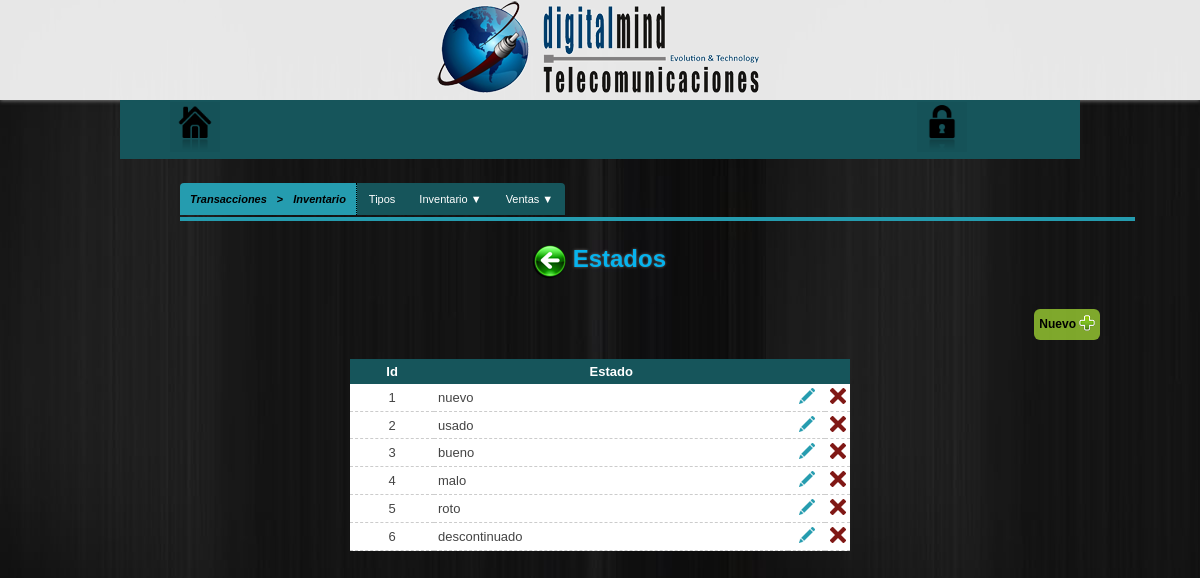
Page /configuracion/transacciones/inventario/estados (signed in) on the committed database.
### tables this page shows
CREATE TABLE IF NOT EXISTS `estados` (
  `id_estado` int(10) NOT NULL,
  `nombre_estado` varchar(50) NOT NULL
);

### configuracion/transacciones/inventario/estados/classEstadosInv.php (called while the page is built, shortened)
<?php
	class EstadosInv
	{
		public function obtenerEstadosInventario() {
			$Conexion = new dataBaseConn();
			$sth = $Conexion -> prepare('SELECT id_estado,nombre_estado FROM estados');
			$sth -> execute();
			$estadosInv = $sth -> fetchAll();
			return $estadosInv;
		}
	}
?>

### libs/encrypt_decrypt_strings_urls.php (called while the page is built, shortened)
<?php
	function encrypt($string, $key) {
	   $result = '';
	   for($i=0; $i<strlen($string); $i++) {
	      $char = substr($string, $i, 1);
	      $keychar = substr($key, ($i % strlen($key))-1, 1);
	      $char = chr(ord($char)+ord($keychar));
	      $result.=$char;
	   }
	   return base64_encode($result);
	}
?>

### configuracion/transacciones/inventario/estados/tabla_estadosi.php (the view, shortened to what this page needs)
<?php require_once("../../../../libs/encrypt_decrypt_strings_urls.php"); ?>
<?php if($datEstadosInv = $fnEstadosInv -> obtenerEstadosInventario() ) : ?>
	<table class="datos-bd">
		<tr>
			<th>Id</th>
			<th>Estado</th>
			<th>&nbsp;</th>
			<th>&nbsp;</th>
		</tr>
		<?php foreach($datEstadosInv as $estadoInv) : ?>
			<tr>
				<td><?=$estadoInv['id_estado']?></td>
				<td style="text-align: left;"><?=$estadoInv['nombre_estado']?></td>
				<td width="5%">
					<?php $idEstadoInv = encrypt($estadoInv['id_estado'],"estadosInventarioDM") ?>
					<a href="actualizar_estadoi.php?IDestado=<?=$idEstadoInv?>" class="EditEstInv"><img src="../../../../images/editar.png" title="Editar"></a>
				</td>
				<td width="5%">
					<form action="" method="POST" enctype="application/x-www-form-urlencoded" target="_self">
						<button type="button" class="deleteEstInv">
							<img src="../../../../images/eliminar.png" title="Borrar" alt="Borrar">
						</button>
					</form>
				</td>
			</tr>
		<?php endforeach; ?>
	</table>
	<br />
<?php else :?>
	<div class="vacio">
		(Sin registros)
	</div>
<?php endif; ?>

### css/menu.css (style rules this page uses)
* { margin: 0;padding: 0; }
a { color: #28C7E0;text-decoration:none; }
body { background: url(../images/bg.jpg) fixed; color:#444; font-family:Verdana,Helvetica,Sans-serif;font-size:12px; }
a { text-decoration: none; }

### css/tabla.css (style rules this page uses)
table { border-collapse: separate;font-size: 13px; margin: 0 0 30px 0; }
.datos-bd { background: #FFF; border-collapse: collapse; width: 500px; }
.datos-bd th { background: #16555B;color: #FFF; font-weight: bold; text-align: center; padding: .4em; }
.datos-bd td { border-bottom: 1px #CCC dashed; padding: .3em; text-align: center; }
.datos-bd a { color:#16555B;margin: .5em; }
button { background-color: transparent; border: none; cursor: pointer; }

### rows in the picture
estados: id_estado "1", nombre_estado "nuevo"
estados: id_estado "2", nombre_estado "usado"
estados: id_estado "3", nombre_estado "bueno"
estados: id_estado "4", nombre_estado "malo"
estados: id_estado "5", nombre_estado "roto"
estados: id_estado "6", nombre_estado "descontinuado"
